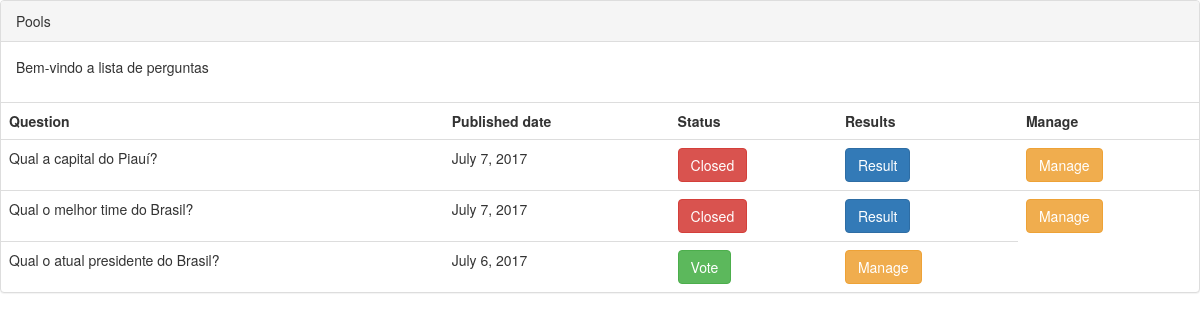
The page / on the database its author committed.
### pools/models.py (models this page shows, shortened)
class Question(models.Model):
	question_text = models.CharField(max_length=255, null=False)
	closed = models.BooleanField()
	pub_date = models.DateField()

### pools/views.py (the view)
# urls.py: url(r'^$', views.index, name='index'),
def index(request):
	return render(request, 'index.html', { "questions" : Question.objects.all().order_by('-pub_date') })

### pools/templates/index.html (shortened to what this page needs)
{% load staticfiles %}
<!DOCTYPE html>
<html lang="pt-br">
<head>
	<link rel="stylesheet" type="text/css" href="{% static  'bootstrap/css/bootstrap.min.css' %}">
</head>
<body>
	<div class="panel panel-default">
	  	<div class="panel-heading">Pools</div>
	  	<div class="panel-body">
	    	<p>Bem-vindo a lista de perguntas</p>
	  	</div>
		  	<table class="table">
		    	<tr>
		    		<th>Question</th>
		    		<th>Published date</th>
		    		<th>Status</th>
		    		<th>Results</th>
		    		<th>Manage</th>
		    	</tr>
		    	{% if questions %}
		    		{% for question in questions %}
		    			<tr>
			    			<td>{{ question.question_text }}</td>
			    			<td>{{ question.pub_date }}</td>
			    			{% if question.closed %}
								<td><a href="#" class="btn btn-danger">Closed</a></td>
							{% else %}
								<td><a href="{% url 'vote' question.id %}" class="btn btn-success">Vote</a></td>
			    			{% endif %}
			    			{% if question.closed == True %}
			    				<td><a href="{% url 'results' question.id %}" class="btn btn-primary">Result</a></td>
			    			{% endif %}
			    			<td><a href="{% url 'manage' question.id %}" class="btn btn-warning">Manage</a></td>
		    			</tr>
		    		{% endfor %}
		    	{% else %}
		    		<td>Nenhuma pergunta cadastrada</td>
		    	{% endif %}
		  	</table>
	</div>
</body>
</html>

### rows shown on the page
Question: question_text "Qual a capital do Piauí?", pub_date "July 7, 2017", closed "Closed"
Question: question_text "Qual o melhor time do Brasil?", pub_date "July 7, 2017", closed "Closed"
Question: question_text "Qual o atual presidente do Brasil?", pub_date "July 6, 2017", closed "Vote"
